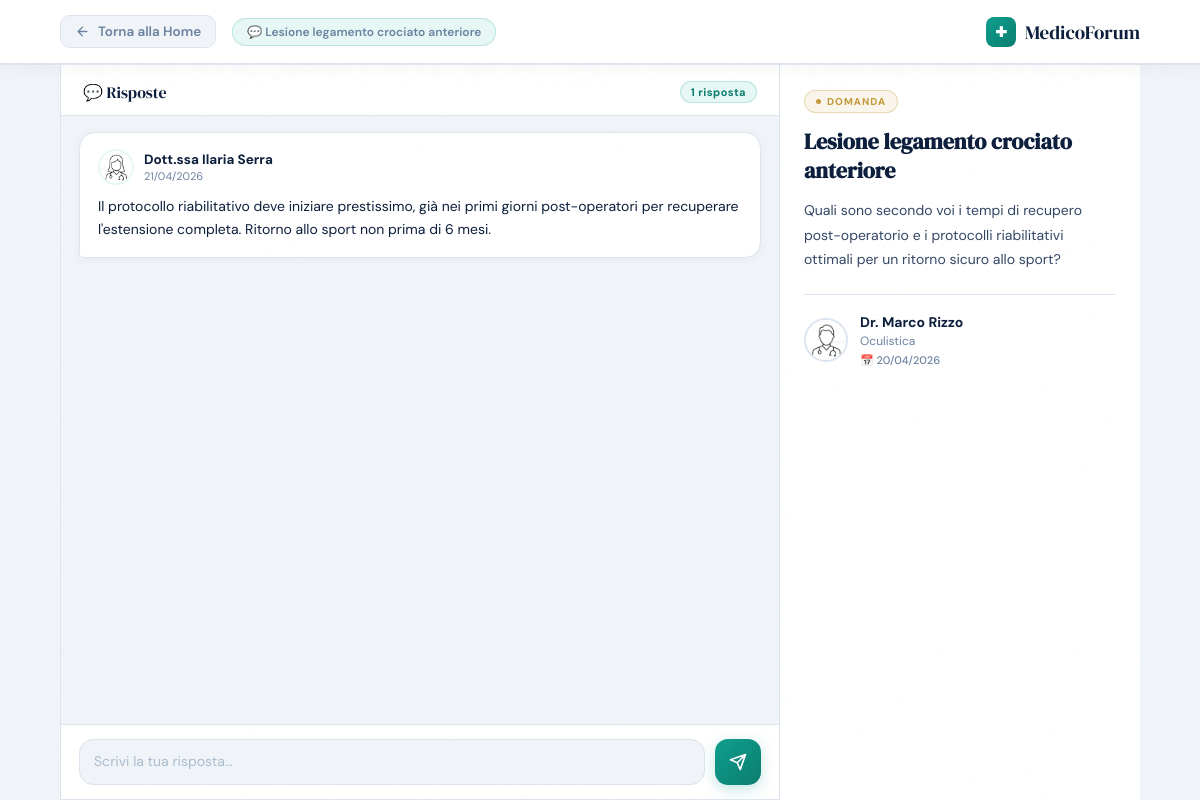
Page /frontend/discussione.php?id=10 (signed in) on the committed database.
### tables this page shows
CREATE TABLE `risposte` (
  `id_risposta` int(11) NOT NULL,
  `corpo` varchar(500) NOT NULL,
  `data_risposta` date DEFAULT current_timestamp(),
  `dottore` int(11) NOT NULL,
  `domanda` int(11) NOT NULL
);

CREATE TABLE `dottori` (
  `id_dottore` int(11) NOT NULL,
  `nome` varchar(30) NOT NULL,
  `cognome` varchar(30) NOT NULL,
  `sesso` varchar(1) NOT NULL,
  `data_nascita` date DEFAULT NULL,
  `data_inizio_lavoro` date DEFAULT NULL,
  `foto_profilo` varchar(500) DEFAULT NULL,
  `specializzazione` int(11) NOT NULL,
  `ospedale` int(11) NOT NULL,
  `biografia` varchar(500) DEFAULT NULL
);

### frontend/discussione.php (the view, shortened to what this page needs)
<?php
require_once 'database.php';
try {
  $connessione = new PDO("mysql:host=$host;dbname=$db", $user, $password);
  $connessione->setAttribute(PDO::ATTR_ERRMODE, PDO::ERRMODE_EXCEPTION);
} catch (PDOException $e) {
  die("Errore nella gestione del database: " . $e->getMessage());
}
$id = isset($_GET['id']) ? (int) $_GET['id'] : 0;
$sql = "SELECT titolo, corpo, data_domanda,dottori.nome AS nomeD, cognome, sesso, foto_profilo, specializzazioni.nome AS nomeS,
               specializzazione_filtro, anni_exp_filtro, ospedale_filtro
        FROM domande
        JOIN dottori ON dottore = id_dottore
        JOIN specializzazioni ON specializzazione = codice
        WHERE id_domanda = ?";
$stmt = $connessione->prepare($sql);
$stmt->execute([$id]);
$domanda = $stmt->fetch(PDO::FETCH_ASSOC);
$puo_rispondere = true;
$sql = "SELECT corpo, data_risposta, dottori.nome AS nomeD, cognome, sesso, foto_profilo
        FROM risposte
        JOIN dottori ON dottore = id_dottore
        WHERE domanda = ?
        ORDER BY data_risposta ASC";
$stmt = $connessione->prepare($sql);
$stmt->execute([$id]);
$risposte = $stmt->fetchAll(PDO::FETCH_ASSOC);
?>
<!DOCTYPE html>
<html lang="it">
<head>
</head>
<body>
  <header>
    <a href="home.php" class="back-btn">
      <svg width="15" height="15" viewBox="0 0 24 24" fill="none" stroke="currentColor" stroke-width="2.2"
        stroke-linecap="round" stroke-linejoin="round">
        <path d="M19 12H5M12 19l-7-7 7-7" />
      </svg>
      Torna alla Home
    </a>
    <div class="thread-topic">💬 <?= $domanda['titolo'] ?></div>
    <a href="home.php" class="nav-logo">
      <span class="cross">✚</span>
      MedicoForum
    </a>
  </header>
  <div class="chat-layout">
    <div class="chat-left">
      <div class="replies-header">
        <div class="replies-title">💬 Risposte</div>
        <span class="replies-count"><?= count($risposte) ?> rispost<?= count($risposte) !== 1 ? 'e' : 'a' ?></span>
      </div>
      <div class="replies-scroll" id="repliesScroll">
        <?php if (empty($risposte)): ?>
          <div class="empty-replies">
            <div class="empty-icon">🩺</div>
            <div class="empty-text">Nessuna risposta ancora.<br>Sii il primo a contribuire!</div>
          </div>
        <?php else: ?>
          <?php foreach ($risposte as $i => $r): ?>
            <div class="reply-bubble" style="animation-delay: <?= $i * 0.05 ?>s">
              <div class="reply-author">
                <img src="img/<?= htmlspecialchars($r['foto_profilo']) ?>" class="reply-avatar" alt="">
                <div>
                  <div class="reply-name">
                    <?= $r['sesso'] === 'm' ? 'Dr.' : 'Dott.ssa' ?>
                    <?= htmlspecialchars($r['nomeD'] . ' ' . $r['cognome']) ?>
                  </div>
                  <div class="reply-date">
                    <?= date('d/m/Y', strtotime($r['data_risposta'])) ?>
                  </div>
                </div>
              </div>
              <div class="reply-body"><?= htmlspecialchars($r['corpo']) ?></div>
            </div>
          <?php endforeach; ?>
        <?php endif; ?>
      </div>
      <?php if ($puo_rispondere): ?>
        <div class="reply-input-area">
          <form method="POST" action="discussione.php?id=<?= $id ?>">
            <div class="reply-input-row">
              <textarea class="reply-textarea" name="corpo" id="replyText" rows="1" placeholder="Scrivi la tua risposta…"
                required></textarea>
              <button type="submit" class="send-btn" title="Invia risposta">
                <svg viewBox="0 0 24 24">
                  <path d="M22 2L11 13M22 2l-7 20-4-9-9-4 20-7z" />
                </svg>
              </button>
            </div>
          </form>
        </div>
      <?php endif; ?>
    </div>
    <div class="chat-right">
      <div class="question-panel">
        <div class="q-label">Domanda</div>
        <h1 class="q-title"><?= htmlspecialchars($domanda['titolo']) ?></h1>
        <p class="q-body"><?= nl2br(htmlspecialchars($domanda['corpo'])) ?></p>
        <div class="q-divider"></div>
        <div class="q-author">
          <img src="img/<?= htmlspecialchars($domanda['foto_profilo']) ?>" class="q-avatar" alt="">
          <div>
            <div class="q-author-name">
              <?= $domanda['sesso'] === 'm' ? 'Dr.' : 'Dott.ssa' ?>
              <?= htmlspecialchars($domanda['nomeD'] . ' ' . $domanda['cognome']) ?>
            </div>
            <div class="q-author-spec"><?= htmlspecialchars($domanda['nomeS']) ?></div>
            <div class="q-date">
              📅 <?= date('d/m/Y', strtotime($domanda['data_domanda'])) ?>
            </div>
          </div>
        </div>
      </div>
    </div>
  </div>
</body>
</html>

### rows in the picture
risposte: dottore.foto_profilo (placeholder picture), dottore.cognome "Ilaria Serra", data_risposta "21/04/2026", corpo "Il protocollo riabilitativo deve iniziare prestissimo, già nei primi giorni post-operatori per recuperare l'estensione completa. Ritorno allo sport non prima di 6 mesi."

### other values in the picture
$domanda['titolo'] "Lesione legamento crociato anteriore"
count($risposte) "1"
$domanda['corpo'] "Quali sono secondo voi i tempi di recupero post-operatorio e i protocolli riabilitativi ottimali per un ritorno sicuro allo sport?"
$domanda['nomeD'] . ' ' . $domanda['cognome'] "Marco Rizzo"
$domanda['nomeS'] "Oculistica"
date('d/m/Y', strtotime($domanda['data_domanda'])) "20/04/2026"
